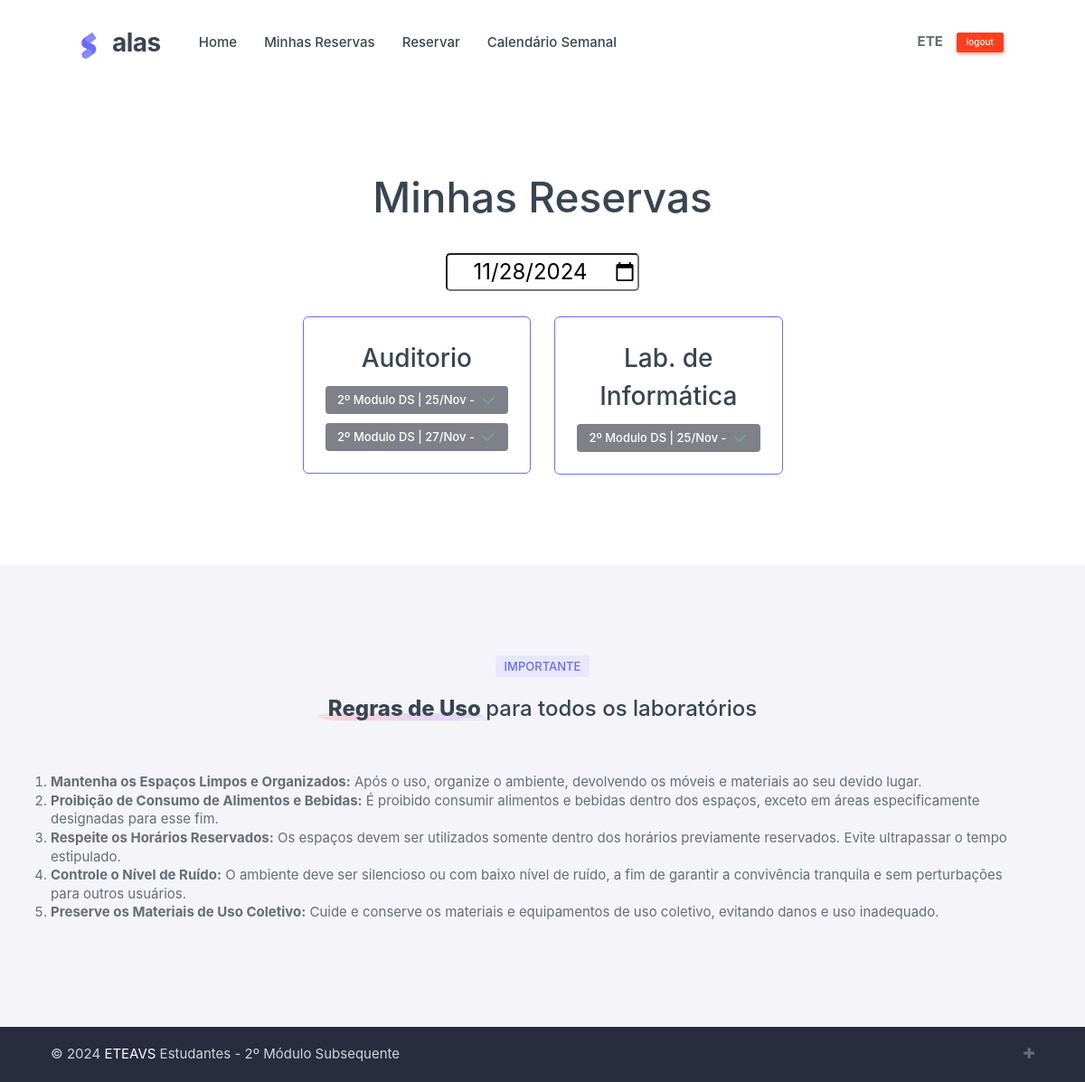
Page /minhas-reservas/ (signed in) on the earlier database version.
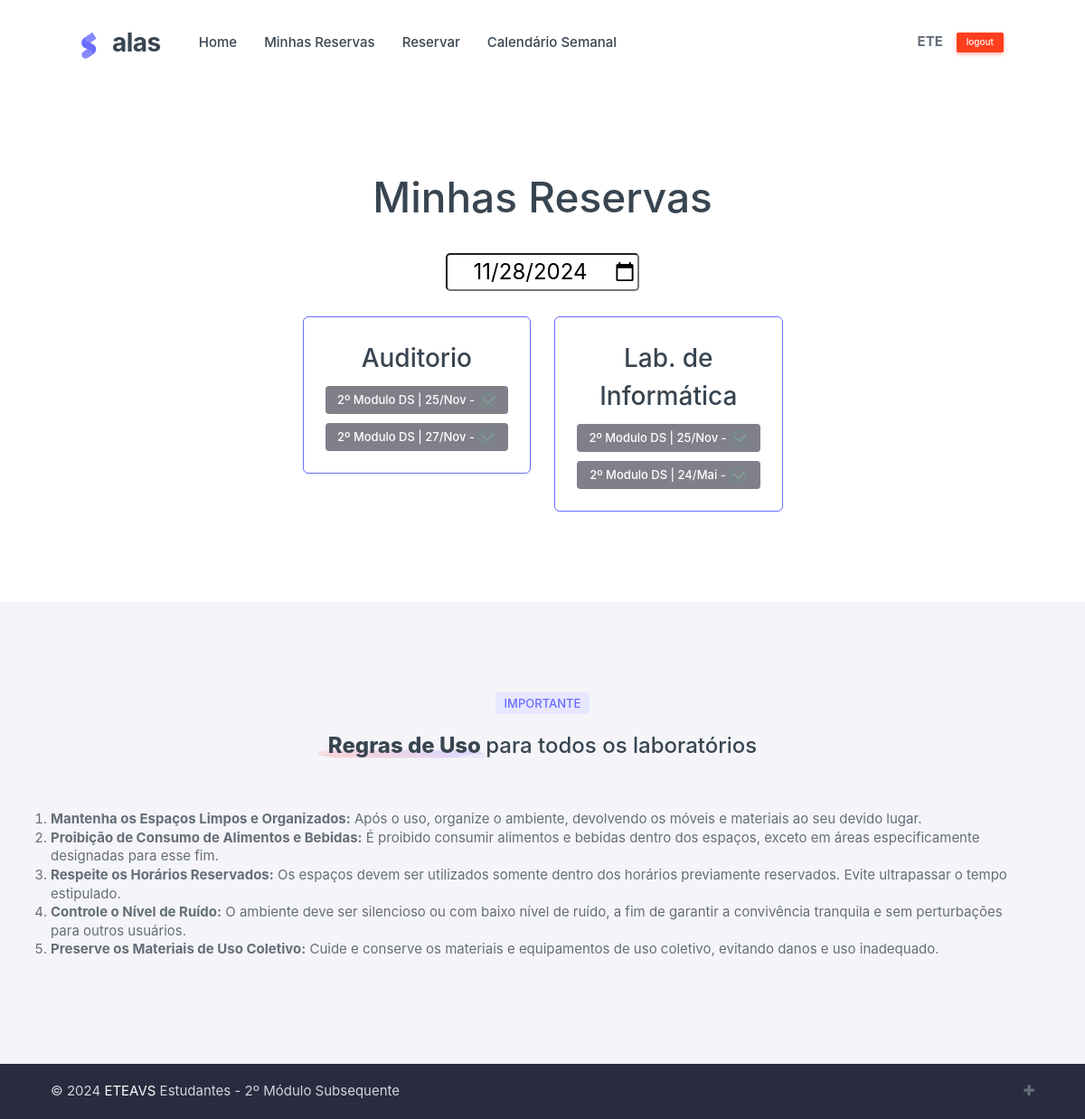
Same page on the later database version.
### reserva/models.py (models this page shows, shortened)
class Espaco(models.Model):
    nome = models.CharField(max_length=100)
    ativo = models.BooleanField(default=True)

class Reserva(models.Model):
    matricula = models.ForeignKey(Servidor, on_delete=models.CASCADE)
    espaco = models.ForeignKey(Espaco, on_delete=models.CASCADE)
    data = models.DateField()
    motivo = models.TextField(null=True, blank=True)
    turma = models.CharField(max_length=50, null=True, blank=True)
    data_hora_reserva = models.DateTimeField(auto_now_add=True)

### reserva/views.py (the view)
# urls.py: path('minhas-reservas/', views.minhas_reservas_view, name= 'minhas_reservas'),
@login_required
def minhas_reservas_view(request):
    reservas = Reserva.objects.filter(matricula=request.user)
    data_hoje = date.today()
    espacos_reservas = {}
    for espaco in Espaco.objects.all():
        reservas_do_espaco = reservas.filter(espaco=espaco)
        if reservas_do_espaco.exists():
            espacos_reservas[espaco] = reservas_do_espaco
            for reserva in reservas_do_espaco:
                reserva.is_future = reserva.data >= data_hoje
    return render(request, 'minhas_reservas.html', {'espacos_reservas': espacos_reservas, 'data_hoje': data_hoje.strftime('%Y-%m-%d')})

### reserva/templates/minhas_reservas.html (shortened to what this page needs)
{% extends 'base.html' %}
{% load static %}
{% block content %}
<div data-bs-spy="scroll" class="scrollspy-example">
  <section id="landingFunFacts" class="section-py landing-fun-facts">
    <div class="container">
      <div class="row gy-6" style="
    margin-top: 60px; justify-content: center;
">
        <h1 class="text-center mb-1">Minhas Reservas</h1>
        <h4 class="text-center mb-1">
          <span class="position-relative fw-extrabold z-1" style="width: 50%;">
            <input type="date" id="filtro-data" value="{{ data_hoje }}" style="border-radius: 5px; text-align: center;">
          </span>
        </h4>
        {% for espaco, reservas_espaco in espacos_reservas.items %}
        <div class="col-sm-6 col-lg-3">
          <div class="card border border-primary shadow-none">
            <div class="card-body text-center" style="gap: 10px; display: flex; flex-direction: column;">
              <h3 class="mb-0">{{ espaco.nome }}</h3>
              {% if reservas_espaco %}
              {% for agend in reservas_espaco %}
              <span class="badge reserva-{{ agend.id }}" style="background: #80808a;">
                {{ agend.turma }}   |   {{ agend.data|date:"d/M" }} - {{horario}}
                {% if agend.is_future %}
                <button type="button" class="btn btn-sm btn-danger cancelar-reserva" data-id="{{ agend.id }}"
                  style="margin-left: 10px; border-radius: 100px; width: 10px; height: 25px;">
                  X
                </button>
                {% else %}
                <img src="../static/img/Icon-confirmation.svg" alt="" style="width: 20px; height: 20px; opacity: 0.3;">
                {% endif %}
              </span>
              {% endfor %}
              {% else %}
              <p>Não há agendamentos para este espaço.</p>
              {% endif %}
            </div>
          </div>
        </div>
        {% endfor %}
      </div>
    </div>
  </section>
{% endblock %}

Differences in the rows shown:
added Reserva: turma "2º Modulo DS", data "24/Mai", shown under Espaco "Lab. de Informática"
